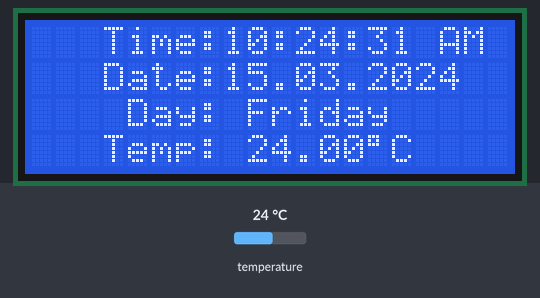
Recording of a sketch running on a simulated Arduino Uno, built with avr-gcc and run on an emulated ATmega328P. On the bench: 20×4 character LCD. Inputs (shaded band) come from the test bench; at power-on: temperature 24 °C. The local clock reads 2024-03-15 10:24:30 at power-on unless the sketch sets it.

Above: at 1.2 s.
1.3 s: temperature set to 12 °C
At 2.8 s:
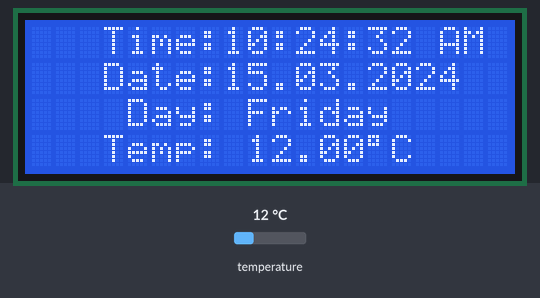
3.5 s: temperature set to 19 °C
At 4.8 s:
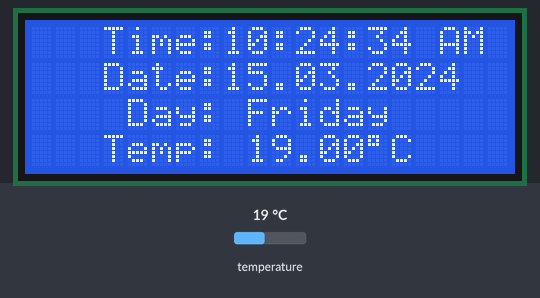
5.5 s: temperature set to 28 °C
At 30.8 s:
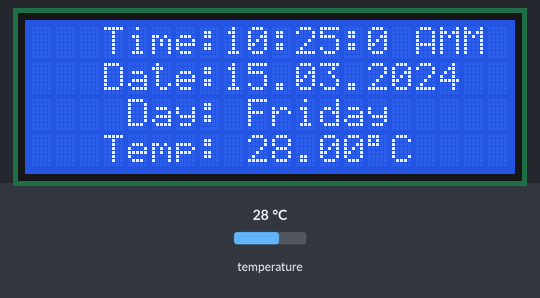
Timing chart, 0 to 32.3 s (numbered marks = the images above; inputs shaded):
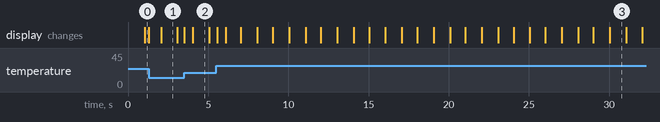

Measured:
- what the display in image 2 shows lasts 1.1 s, from 4.0 s to 5.1 s

The sketch:

Clock_test-Final.ino
```cpp
#include <Wire.h>
#include <DS3231.h>
#include <LiquidCrystal_I2C.h>
LiquidCrystal_I2C lcd(0x3F, 2, 1, 0, 4, 5, 6, 7, 3, POSITIVE);  // SET I2C Address My case it's 0x3F , test your then change it
DS3231  rtc(SDA, SCL);
Time  t;

int h, m, s;

void setup()
{
  rtc.begin();
  lcd.begin(20, 4);
//   The following lines can be uncommented to set the date and time
//   rtc.setDOW(SATURDAY);     // Set Day-of-Week to SUNDAY
//   rtc.setTime(14, 31,55);     // Set the time to 12:00:00 (24hr format) than it will be 12 hour format
//   rtc.setDate(8, 5, 2021);   // Set the date to

}

void loop()
{
  TIME();
  // Send time
  lcd.setCursor(0, 0);
  lcd.print("   Time:");
  lcd.print(h);
  lcd.print(":");
  lcd.print(m);
  lcd.print(":");
  lcd.print(s);

  h = t.hour, DEC;
  if (h >= 12)
  {
    lcd.print(" PM");
  }
  if (h < 12)
  {
    lcd.print(" AM");
  }

  //Date_Section
  lcd.setCursor(0, 1);
  lcd.print("   Date:");
  lcd.print(rtc.getDateStr());

  // Day_Section
  lcd.setCursor(0,2);
  lcd.print("    Day: ");
  lcd.print(rtc.getDOWStr());

  //Temperature_Section
  lcd.setCursor(0, 3);
  lcd.print("   Temp: ");
  lcd.print(rtc.getTemp());
  lcd.write(223);
  lcd.print("C");
}
void TIME()
{
  t = rtc.getTime();
  h = t.hour, DEC;
  m = t.min, DEC;
  s = t.sec, DEC;
  if (h > 12)
  {
    h = h - 12;
  }
  else if (h == 0) h = 12;
}
```
